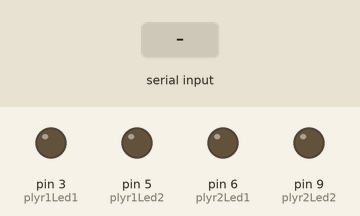
Simulated run of this sketch. Board: Arduino Uno, built with avr-gcc and run on an emulated ATmega328P. On the bench: output pins drawn as LEDs (lit = HIGH). The inputs (shaded band) are chosen by the test bench.

Above: at 1.2 s.
1.3 s: "a" received over Serial
At 2.5 s:
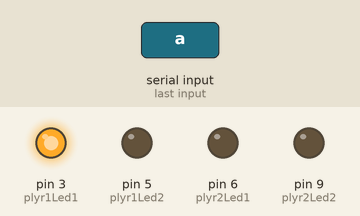
2.8 s: "b" received over Serial
At 3.8 s:
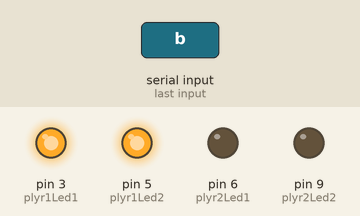
4.3 s: "c" received over Serial
At 5.0 s:
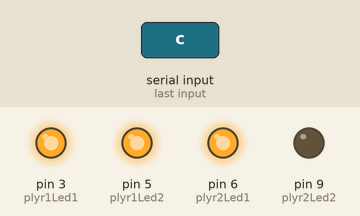
5.8 s: "d" received over Serial
At 6.1 s:
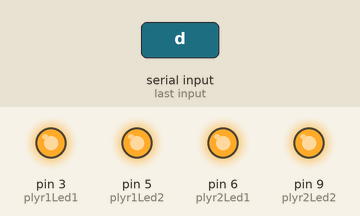
7.3 s: "e" received over Serial
At 8.5 s:
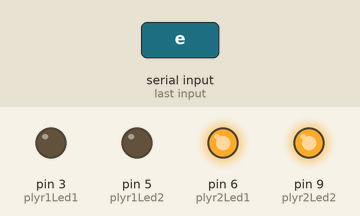
8.9 s: "r" received over Serial
At 9.7 s:
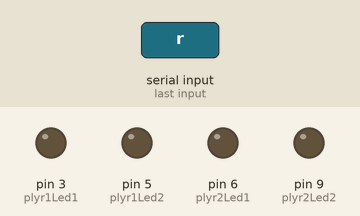
Timing chart, 0 to 11.4 s (numbered marks = the images above; inputs shaded):
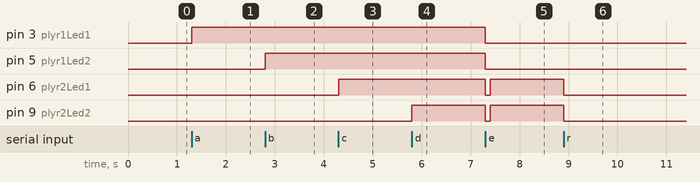

Measured:
- after the input at 1.3 s, pin 3 (plyr1Led1): LOW → HIGH at once
- after the input at 2.8 s, pin 5 (plyr1Led2): LOW → HIGH at once
- after the input at 4.3 s, pin 6 (plyr2Led1): LOW → HIGH at once
- after the input at 5.8 s, pin 9 (plyr2Led2): LOW → HIGH at once
- after the input at 7.3 s, pin 3 (plyr1Led1), pin 5 (plyr1Led2): HIGH → LOW at once; pin 6 (plyr2Led1), pin 9 (plyr2Led2): HIGH → LOW at once, → HIGH 0.10 s later
- after the input at 8.9 s, pin 6 (plyr2Led1), pin 9 (plyr2Led2): HIGH → LOW at once

The sketch:

Ponggg.ino
```cpp
const int playerOne = A0;
const int playerTwo = A1;

int oneVal;
int twoVal;

int incomingByte;

int plyr1Led1 = 3;
int plyr1Led2 = 5;
int plyr2Led1 = 6;
int plyr2Led2 = 9;


bool plyr1Wins = false;
bool plyr2Wins = false;

void setup() {
  // put your setup code here, to run once:
  Serial.begin(9600);
  pinMode(plyr1Led1, OUTPUT);
  pinMode(plyr1Led2, OUTPUT);
  pinMode(plyr2Led1, OUTPUT);
  pinMode(plyr2Led2, OUTPUT);

}

void loop() {
  // put your main code here, to run repeatedly:


  if(Serial.available() > 0){
    incomingByte = Serial.read();
    if(incomingByte == 'P'){
      SendPositions();
    }
    if(incomingByte == 'a'){
      digitalWrite(plyr1Led1, HIGH);
    }
    if(incomingByte == 'b'){
      digitalWrite(plyr1Led2,HIGH);
      plyr1Wins = true;
    }
    if(incomingByte == 'c'){
      digitalWrite(plyr2Led1, HIGH);
    }
    if(incomingByte == 'd'){
      digitalWrite(plyr2Led2, HIGH);
      plyr2Wins = true;

    }
    if(incomingByte == 'r'){
      Reset();
    }
    if(incomingByte == 'w'){
      Player1Wins();
    }
    if(incomingByte == 'o'){
      Reset();
    }
    if(incomingByte == 'e'){
      Player2Wins();
    }
  }
}

void ResetButton(){
  Serial.print('r');
}

void SendPositions(){
  oneVal = analogRead(playerOne);
  twoVal = analogRead(playerTwo);

  Serial.print(oneVal);
  Serial.print('-');
  Serial.println(twoVal);
}

void Player1Wins(){
    digitalWrite(plyr2Led1, LOW);
    digitalWrite(plyr2Led2, LOW);
    digitalWrite(plyr1Led1, LOW);
    digitalWrite(plyr1Led2, LOW);
    delay(100);
    digitalWrite(plyr1Led1, HIGH);
    digitalWrite(plyr1Led2, HIGH);
    }


void Player2Wins(){
    digitalWrite(plyr1Led1, LOW);
    digitalWrite(plyr1Led2, LOW);
    digitalWrite(plyr2Led1, LOW);
    digitalWrite(plyr2Led2, LOW);
    delay(100);
    digitalWrite(plyr2Led1, HIGH);
    digitalWrite(plyr2Led2, HIGH);
    }


void Reset(){
    digitalWrite(plyr1Led1, LOW);
    digitalWrite(plyr1Led2, LOW);
    digitalWrite(plyr2Led1, LOW);
    digitalWrite(plyr2Led2, LOW);
}
```
